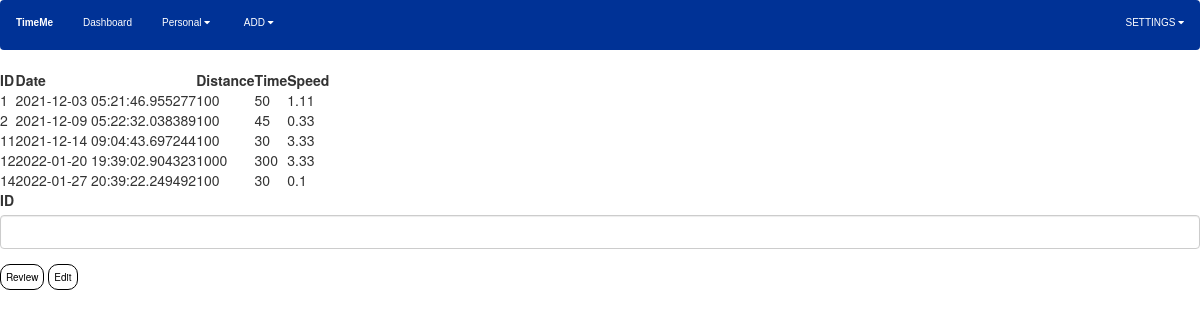
Screenshot of /data (signed in) with the database file from the repository.
### timeme/models.py (models this page shows)
class UserDST(db.Model):
    __tablename__ = "userdst"
    userID = db.Column(db.Integer, db.ForeignKey("users.id"))
    eventID = db.Column(db.Integer, db.ForeignKey("events.eventID"))
    userDSTID = db.Column(db.Integer, primary_key=True)
    dstDateTime = db.Column(db.DateTime, nullable=False, default=datetime.datetime.utcnow)
    userDistance = db.Column(db.Integer, nullable=False)
    userTime = db.Column(db.Integer, nullable=False)
    userSpeed = db.Column(db.Integer, nullable=False)
    isAssignment = db.Column(db.Integer, nullable=False)
    dst_user = db.relationship('Users', lazy=True, foreign_keys=[userID])
    dst_event = db.relationship('Events', lazy=True, foreign_keys=[eventID])

### timeme/routes.py (the view)
@app.route('/data', methods=['GET', 'POST'])
def data():
    check = check_user()
    if check == 0:
        global dstid
        form = EditData()
        headings = ('ID', 'Date', 'Distance', 'Time', 'Speed')
        userdst = list(db.session.query(UserDST.userDSTID, UserDST.dstDateTime, UserDST.userDistance, UserDST.userTime, UserDST.userSpeed).filter_by(userID=current_user.id).all())
        if form.review.data:
            dstid = form.id.data
            return redirect(url_for('reviewdata'))
        if form.edit.data:
            dstid = form.id.data
            return redirect(url_for('editdata'))
        return render_template("data.html", headings=headings, data=userdst, form=form, user=check)

### timeme/forms.py
class EditData(FlaskForm):
    id = IntegerField('ID', validators=[DataRequired()])
    review = SubmitField('Review')
    edit = SubmitField('Edit')

### timeme/models.py (called while the page is built)
@login_man.user_loader
def getuser(user_id):
    return Users.query.get(int(user_id))

### timeme/routes.py (called while the page is built)
def check_user():
    if current_user.is_authenticated:
        if current_user.isAdmin == 1:
            return 1
        elif current_user.isAdmin == 0:
            return 0
    else:
        return 2

### timeme/templates/data.html (shortened to what this page needs)
{% if user == 1 %}
  {% include "html/adminheader.html" %}
{% elif user == 0 %}
  {% include "html/studentheader.html" %}
{% endif %}
<!DOCTYPE html>
<html lang="en" dir="ltr">
  <head>
    <link rel="stylesheet" href="../static/loginstyle.css">
    <link rel="stylesheet" href="https://maxcdn.bootstrapcdn.com/bootstrap/3.4.1/css/bootstrap.min.css">
  </head>
  <body>
    <div class="">
      <div class="view-table">
        <table>
          <tr>
            {% for header in headings %}
            <th>{{ header }}</th>
            {% endfor %}
          </tr>
          {% for row in data %}
          <tr>
            <td>{{ row.userDSTID }}</td>
            <td>{{ row.dstDateTime }}</td>
            <td>{{ row.userDistance }}</td>
            <td>{{ row.userTime }}</td>
            <td>{{ row.userSpeed }}</td>
          </tr>
          {% endfor %}
        </table>
      </div>
    </div>
    <div class="form-group">
      <form class="" action="" method="post">
        <div class="form-group">
          {{ form.id.label(id="left")}}
          {% if form.id.errors %}
              {{ form.id(class="form-control form-control-lg is-invalid") }}
              <div class="invalid-feedback">
                  {% for error in form.id.errors %}
                      <span>{{ error }}</span>
                  {% endfor %}
              </div>
          {% else %}
              {{ form.id(class="form-control form-control-lg") }}
          {% endif %}
        </div>
        <div class="form-group">
          {{ form.review(class="login-button") }}
          {{ form.edit(class="login-button") }}
        </div>
      </form>
    </div>
  </body>
</html>

### timeme/templates/html/studentheader.html (shortened to what this page needs)
<!DOCTYPE html>
<html>
<head>
  <link rel="stylesheet" href="https://cdnjs.cloudflare.com/ajax/libs/font-awesome/4.7.0/css/font-awesome.min.css">
  <link rel="stylesheet" href="../../static/style.css">
</head>
<header>
  <div class="navbar">
    <div class="nav-logo">
      <strong>TimeMe</strong>
    </div>
    <a href="{{ url_for('udash') }}">Dashboard</a>
    <div class="dropdown">
      <button class="dropbtn">Personal
        <i class="fa fa-caret-down"></i>
      </button>
    </div>
    <div class="dropdown">
      <button class="dropbtn">ADD
        <i class="fa fa-caret-down"></i>
      </button>
    </div>
    <div class="dropdown" id="right">
      <button class="dropbtn">SETTINGS
        <i class="fa fa-caret-down"></i>
      </button>
    </div>
  </div>
</header>
</html>

### timeme/static/style.css (style rules this page uses)
* { box-sizing: border-box; padding: 0; margin: 0; }
.navbar { background-color: #003296; color: white; font-family: 'Montserrat', sans-serif; top: 0; position: sticky; }
.nav-logo { padding: 15px 15px; font-size: 10px; float: left; }
.navbar a { float: left; font-size: 10px; color: white; text-align: center; padding: 15px 15px; text-decoration: none; font-weight: lighter; }
.dropbtn { font-size: 10px; border: none; outline: none; color: white; padding: 15px 15px; background-color: inherit; font-family: inherit; margin: 0; }
.dropdown { position: relative; display: inline-block; }
#right { float: right; }

### timeme/static/loginstyle.css (style rules this page uses)
.login-button { background-color: #003296; color: black; padding: 5px 5px; font-size: 10px; border-radius: 10px; border: 1px solid #000; background-color: inherit; font-family: inherit; }
#left { text-align: left; }
#right { text-align: right; }

### rows the page displays
UserDST: userDSTID "1", dstDateTime "2021-12-03 05:21:46.955277", userDistance "100", userTime "50", userSpeed "1.11"
UserDST: userDSTID "2", dstDateTime "2021-12-09 05:22:32.038389", userDistance "100", userTime "45", userSpeed "0.33"
UserDST: userDSTID "11", dstDateTime "2021-12-14 09:04:43.697244", userDistance "100", userTime "30", userSpeed "3.33"
UserDST: userDSTID "12", dstDateTime "2022-01-20 19:39:02.904323", userDistance "1000", userTime "300", userSpeed "3.33"
UserDST: userDSTID "14", dstDateTime "2022-01-27 20:39:22.249492", userDistance "100", userTime "30", userSpeed "0.1"

### other values shown
{{ header }} "ID" "Date" "Distance" "Time" "Speed"
